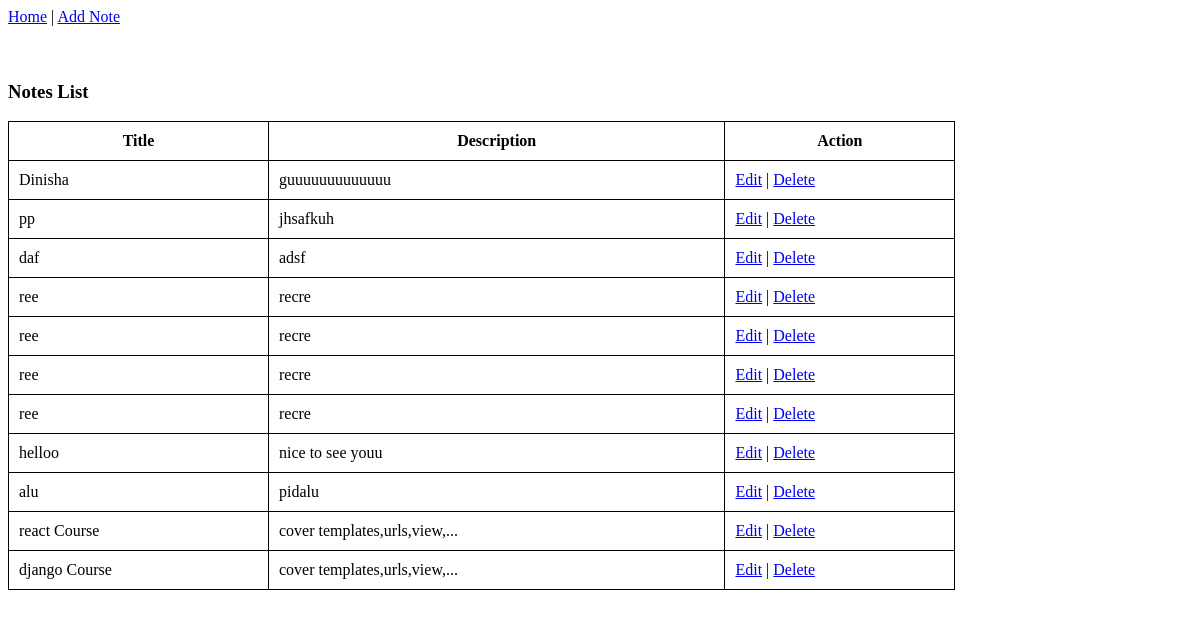
The app's page /notes/ with its own data.
### notes/models.py (models this page shows, shortened)
class Note(models.Model):
    title = models.CharField(max_length=100)
    description=models.TextField()

### notes/views.py (the view)
# urls.py: path("", views.index, name="home"),
def index(request):
    notes=Note.objects.all().order_by('-id')
    return render(request,"notes/index.html",{
        'notes':notes
    })

### notes/templates/notes/index.html
{% extends "notes/base.html" %}
{% block content%}
    <h3>Notes List</h3>
    <table>
        <tr>
            <th>Title</th>
            <th>Description</th>
            <th>Action</th>
        </tr>
        {% for note in notes %}
            <tr>
            <td>{{ note.title }}</td>
            <td>{{ note.description }}</td>
            <td>
                <a href="#">Edit</a>
                |
                <a href="{% url 'notes:delete' note.id %}" onclick="return confirm('Are you sure?')">Delete</a>
            </td>
        </tr>
        {% endfor %}
    </table>
{% endblock content %}

### notes/templates/notes/base.html (shortened to what this page needs)
{%load static%}
<!DOCTYPE html>
<html lang="en">
<head>
    <link rel="stylesheet" href="{% static "notes/css/style.css" %}?v=2">
</head>
<body>
    {% include "notes/partials/header.html" %}
    {% block content %}
    {% endblock content %}
</body>
</html>

### notes/templates/notes/partials/header.html
<nav>
    <a href="{% url 'notes:home' %}">Home</a>
    |
    <a href="{% url 'notes:add' %}">Add Note</a>
</nav>
<br><br>

### notes/static/notes/css/style.css (style rules this page uses)
table { width: 80%; border-collapse: collapse; }
th, td { border: 1px solid black; padding: 10px; }

### records on screen
Note: title "Dinisha", description "guuuuuuuuuuuuu"
Note: title "pp", description "jhsafkuh"
Note: title "daf", description "adsf"
Note: title "ree", description "recre"
Note: title "ree", description "recre"
Note: title "ree", description "recre"
Note: title "ree", description "recre"
Note: title "helloo", description "nice to see youu"
Note: title "alu", description "pidalu"
Note: title "react Course", description "cover templates,urls,view,..."
Note: title "django Course", description "cover templates,urls,view,..."
